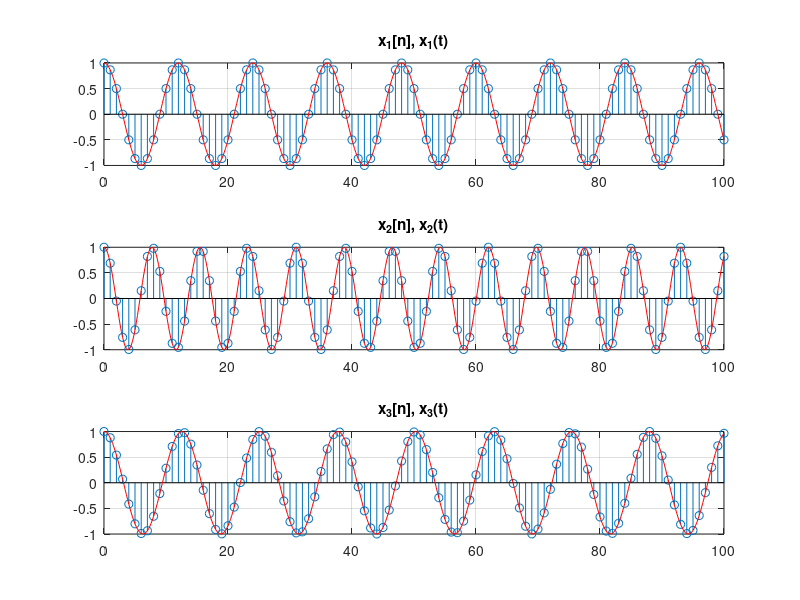

Reproduce this figure in MATLAB.
% In this exercise, we will compare discrete and continuous signals, 
% focusing on the values of the fundamental angular frequency (w0) and
% fundamental period (N0 for discrete, T0 for continuous).

% Clearing the workspace, closing all figures, and clearing the command window
clear;
close all;
clc;

% Discrete time interval (n)
n = 0:100;

% Continuous time interval (t)
inct = 0.2;
t = 0:inct:100;

% Discrete signals
x1_discrete = cos((2*pi*n)/12);
x2_discrete = cos((8*pi*n)/31);
x3_discrete = cos(n/2);

% Continuous signals
x1_continuous = cos((2*pi*t)/12);
x2_continuous = cos((8*pi*t)/31);
x3_continuous = cos(t/2);

% Create the figure with three subplots in rows
figure;

% Subplot 1
subplot(3,1,1);
stem(n, x1_discrete);
hold on;
plot(t, x1_continuous, 'r');
title('x_1[n], x_1(t)');
grid on;

% Subplot 2
subplot(3,1,2);
stem(n, x2_discrete);
hold on;
plot(t, x2_continuous, 'r');
title('x_2[n], x_2(t)');
grid on;

% Subplot 3
subplot(3,1,3);
stem(n, x3_discrete);
hold on;
plot(t, x3_continuous, 'r');
title('x_3[n], x_3(t)');
grid on;
